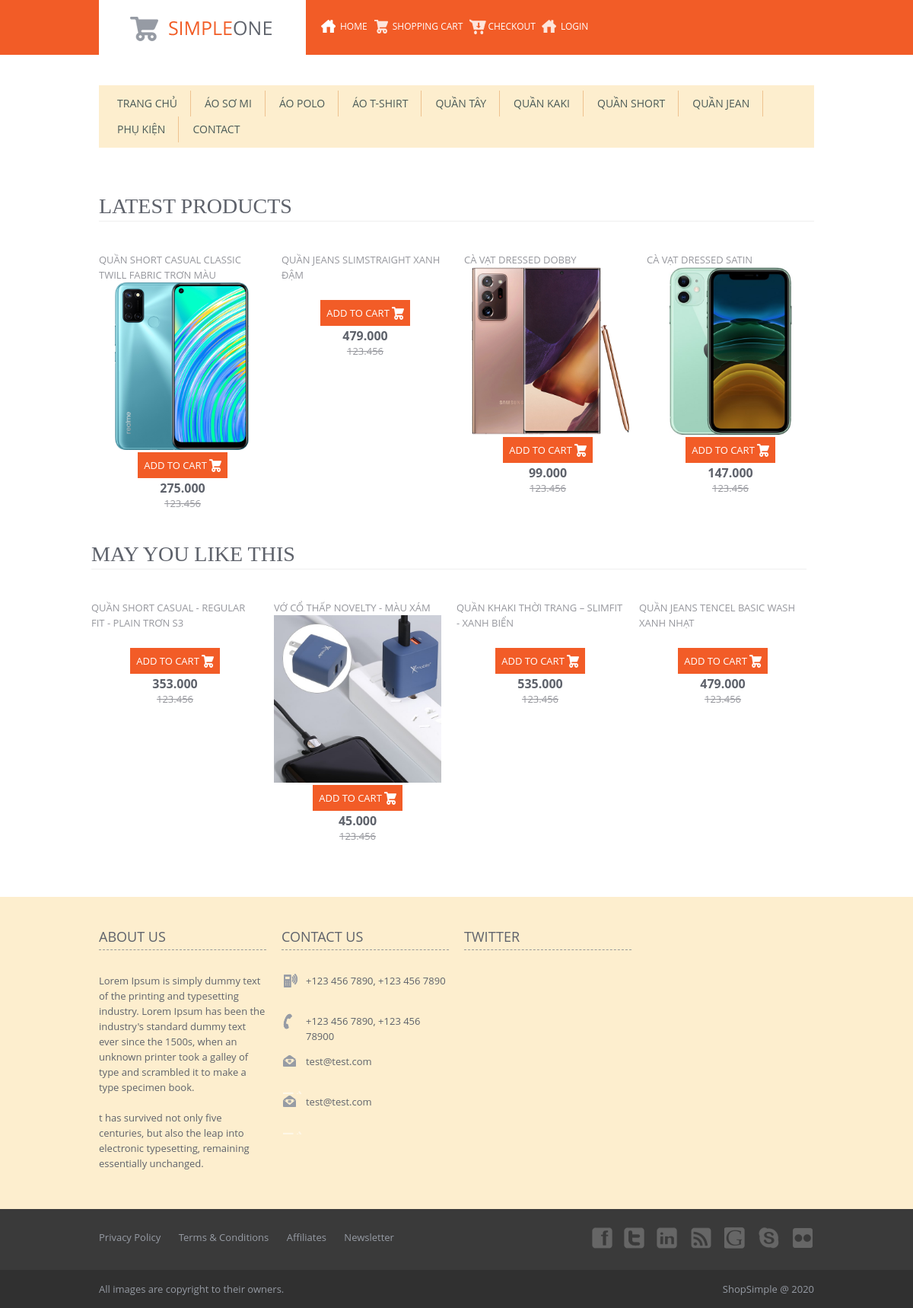
The page / on the database its author committed.
### tables this page shows
CREATE TABLE `cates` (
  `id` int(10) UNSIGNED NOT NULL,
  `name` varchar(255) NOT NULL,
  `alias` varchar(255) NOT NULL,
  `order` int(11) NOT NULL,
  `parent_id` int(11) NOT NULL,
  `keywords` varchar(255) NOT NULL,
  `description` varchar(255) NOT NULL,
  `created_at` timestamp NOT NULL,
  `updated_at` timestamp NOT NULL
);

CREATE TABLE `products` (
  `id` int(10) UNSIGNED NOT NULL,
  `name` varchar(255) NOT NULL,
  `alias` varchar(255) NOT NULL,
  `price` int(11) NOT NULL,
  `intro` text NOT NULL,
  `content` longtext NOT NULL,
  `image` varchar(255) NOT NULL,
  `keywords` varchar(255) NOT NULL,
  `description` varchar(255) NOT NULL,
  `user_id` int(10) UNSIGNED NOT NULL,
  `cate_id` int(10) UNSIGNED NOT NULL,
  `created_at` timestamp NOT NULL ,
  `updated_at` timestamp NOT NULL 
);

### controllers/PageController.php (called while the page is built, shortened)
<?php
require_once("./models/Product.php");
require_once("./models/Cate.php");
class PageController{
	public function viewNavigation(){
		$menus = Cate::getMenu();
		include_once("views/user/blocks/nav.php");
	}
	public function viewIndexPage(){
		$latest_product = Product::getLatestProduct(4);
		$random_product = Product::getRandomProduct(4);
		include_once("views/user/pages/intro_product.php");
	}
}
?>

### models/Cate.php (called while the page is built, shortened)
<?php
require_once(dirname(__DIR__)."/models/Database.php");
class Cate {
	public static function getMenu(){
		$sql="select * from cates";
		$cates = Database::selectAll($sql);
		$menus = array();
		foreach ($cates as $cate) {
		    $id = $cate['id'];
		    if (!isset($menus[$id])) {
		        $menus[$id] = array(
		            'id' => $id,
		            'name' => $cate['name'],
		            'alias' => $cate['alias'],
		            'parent_id' => $cate['parent_id'],
		            'has_sub' => 'false',
		            'sub_cate' => array()
		        );
		    } else {
		        $menus[$id]['name'] = $cate['name'];
		        $menus[$id]['alias'] = $cate['alias'];
		        $menus[$id]['parent_id'] = $cate['parent_id'];
		    }
		    if ($cate['parent_id'] != 0) {
		        $parent_id = $cate['parent_id'];
		        if (!isset($menus[$parent_id])) {
		            $menus[$parent_id] = array(
		                'id' => $parent_id,
		                'has_sub' => 'true',
		                'sub_cate' => array($id)
		            );
		        } else {
		            $menus[$parent_id]['has_sub'] = 'true';
		            $menus[$parent_id]['sub_cate'][] = $id;
		        }
		    }
		}
		return $menus;
	}
}
?>

### models/Database.php (called while the page is built, shortened)
<?php
class Database{
	private static $conn=null;
	private static function connect(){
		$dbInfo = "mysql:host=127.0.0.1;dbname=online_shop";
		$sqlUsername = "root";
		$sqlPassword = "123456";
		try {
			self::$conn = new PDO($dbInfo,$sqlUsername,$sqlPassword);
			self::$conn->setAttribute(PDO::ATTR_ERRMODE,PDO::ERRMODE_EXCEPTION);
			self::$conn->query('SET NAMES "utf8"');
		} catch (PDOException $e) {
			echo "Failed to connect to database". $e->getMessage();
		}
	}
	public static function selectAll($sql){
		self::connect();
		$stmt=self::$conn->prepare($sql);
		$stmt->execute();
		$stmt->setFetchMode(PDO::FETCH_ASSOC);
		$result = $stmt->fetchAll();
		self::$conn=null;
		return $result;
	}
}
?>

### models/Product.php (called while the page is built, shortened)
<?php
require_once(dirname(__DIR__)."/models/Database.php");
class Product{
	public static function getLatestProduct($numberOfProduct){
		$sql="select id,name,image,price,alias from products order by id DESC limit ".$numberOfProduct."";
		$latest_product = Database::selectAll($sql);
		return $latest_product;
	}
	public static function getRandomProduct($numberOfProduct){
		$sql="SELECT * FROM products ORDER BY RAND() LIMIT 0,$numberOfProduct";
		$random_product = Database::selectAll($sql);
		return $random_product;
	}
}
?>

### views/user/pages/intro_product.php (the view, shortened to what this page needs)
<section id="latest" class="row">
  <div class="container">
    <h1 class="heading1"><span class="maintext">Latest Products</span></h1>
    <ul class="thumbnails">
      <?php foreach($latest_product as $item){ ?>
        <li class="span3">
		  <a class='product-name' href="<?php echo 'detail.php?id=' . $item['id']; ?>">
			  <?php echo $item['name'] ?>
		  </a>
          <div class="thumbnail">
			<a href="<?php echo 'detail.php?id='. $item['id']; ?>">
				<img alt='' src="resources/upload/<?php echo $item['image']?>">
			</a>
            <div class="pricetag">
              <?php echo "<a href='routes/user/add_to_cart.php?id=".$item['id']."' class='productcart'>ADD TO CART</a>"; ?>
              <div class="price">
                <?php echo "<div class='price-new'>".number_format($item['price'],0,",",".")."</div>"; ?>
                <div class="price-old">123.456</div>
              </div>
            </div>
          </div>
        </li>
      <?php } ?>
    </ul>
  </div>
</section>
  <section id="random" class="row">
    <div class="container">
      <h1 class="heading1"><span class="maintext">May you like this</span></h1>
      <ul class="thumbnails">
      <?php
      foreach($random_product as $item){
        ?>
        <li class="span3">
          <a class='product-name' href="<?php echo 'detail.php?id=' .$item['id']; ?>"><?php echo $item['name'] ?></a>
          <div class="thumbnail">
            <a href="<?php echo 'detail.php?id='. $item['id']; ?>"><img alt='' src="resources/upload/<?php echo $item['image'] ?>"></a>
            <div class="pricetag">
              <?php echo "<a href='routes/user/add_to_cart.php?id=".$item['id']."' class='productcart'>ADD TO CART</a>"; ?>
              <div class="price">
              <?php echo "<div class='price-new'>".number_format($item['price'],0,",",".")."</div>";
              ?>
                <div class="price-old">123.456</div>
              </div>
            </div>
          </div>
        </li>
        <?php } ?>
      </ul>
    </div>
  </section>

### index.php (shortened to what this page needs)
<?php
    include("controllers/PageController.php");
	$pageControl = new PageController();
?>
<!DOCTYPE html>
<html lang="en">
<head>
</head>
<body>
<header>
    <?php include("views/user/blocks/header.php"); ?>
    <div class="container">
        <?php $pageControl->viewNavigation(); ?>
    </div>
</header>
<div id="maincontainer">
<?php
    $pageControl->viewIndexPage();
?>
</div>
</body>
</html>

### views/user/blocks/header.php
<div class="headerstrip">
	<div class="container">
		<div class="row">
			<div class="span12">
				<a href="index.php" class="logo pull-left"><img src="public/user/img/logo.png" alt="SimpleOne" title="SimpleOne"></a>
				<div class="pull-left">
					<div class="navbar" id="topnav">
						<div class="navbar-inner">
							<ul class="nav">
								<li><a class="home active" href="index.php">Home</a>
								</li>
								<li><a class="shoppingcart" href="cart.php">Shopping Cart</a>
								</li>
								<li><a class="checkout" href="#">CheckOut</a>
								</li>
								<?php
								if (!isset($_SESSION['username']))
									echo '<li><a class="login" href="login.php">Login</a></li>';
								else echo '<li>
												<a Welcome ' . $_SESSION['username']. '</a>
												  <a class="logout href="logout.php>Log out </a>
										</li>';
								?>
							</ul>
						</div>
					</div>
				</div>
			</div>
		</div>
	</div>
</div>

### views/user/blocks/nav.php (shortened to what this page needs)
<div id="categorymenu">
	<nav class="subnav">
		<ul class="nav-pills categorymenu">
			<li><a href="index.php">Trang chủ</a></li>
			<?php
			foreach ($menus as $menu)
				if ($menu['parent_id'] == 0) {
					$menu_level1 = ($menu['has_sub'] == 'true') ? $menus[$menu['sub_cate'][0]] : $menu;
					?>
				<li>
					<a href="<?php echo 'product-cate.php?id='. $menu_level1['id'] ?>">
						<?php echo $menu['name']; ?>
					</a>
				</li>
			<?php }  ?>
			<li><a href="contact.php">Contact</a></li>
		</ul>
	</nav>
</div>

### rows shown on the page
cates: name "ÁO SƠ MI"
cates: name "ÁO POLO"
cates: name "ÁO T-SHIRT"
cates: name "QUẦN TÂY"
cates: name "QUẦN KAKI"
cates: name "QUẦN SHORT"
cates: name "QUẦN JEAN"
cates: name "PHỤ KIỆN"
products: name "QUẦN SHORT CASUAL CLASSIC TWILL FABRIC TRƠN MÀU", image (picture), price "275.000"
products: name "QUẦN JEANS SLIMSTRAIGHT XANH ĐẬM", price "479.000"
products: name "CÀ VẠT DRESSED DOBBY", image (picture), price "99.000"
products: name "CÀ VẠT DRESSED SATIN", image (picture), price "147.000"
products: name "QUẦN SHORT CASUAL - REGULAR FIT - PLAIN TRƠN S3", price "353.000"
products: name "VỚ CỔ THẤP NOVELTY - MÀU XÁM", image (picture), price "45.000"
products: name "QUẦN KHAKI THỜI TRANG – SLIMFIT - XANH BIỂN", price "535.000"
products: name "QUẦN JEANS TENCEL BASIC WASH XANH NHẠT", price "479.000"
